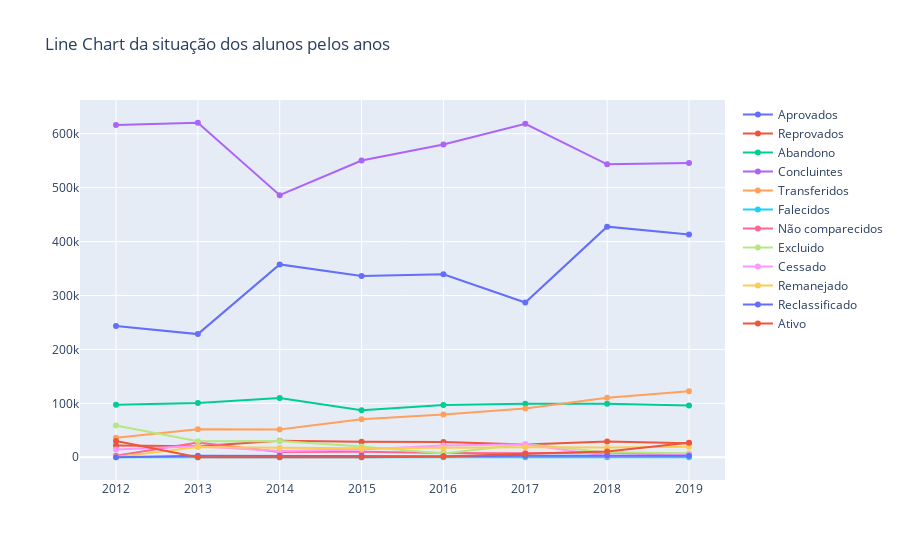

Notebook code for this chart:
### Code cell
columns = ['AN_LETIVO', 'SIT_AL_APROV', 'SIT_AL_REPROV', 'SIT_AL_ABAND', 'SIT_AL_CONCL', 'SIT_AL_TRANSF', 'SIT_AL_FALEC', 'SIT_AL_NCOM', 'SIT_AL_EXCL', 'SIT_AL_CES', 'SIT_AL_REMAN', 'SIT_AL_RECLAS', 'SIT_AL_ATIVO']
labels = ['Aprovados', 'Reprovados', 'Abandono', 'Concluintes', 'Transferidos', 'Falecidos', 'Não comparecidos', 'Excluido', 'Cessado', 'Remanejado', 'Reclassificado', 'Ativo']

df = pd.DataFrame(columns=columns)

df['AN_LETIVO'] = y['AN_LETIVO'].unique()

for column in columns[1:]:
    df[column] = list([np.sum(y.loc[y['AN_LETIVO'] == 2019][column]), np.sum(y.loc[y['AN_LETIVO'] == 2018][column]), np.sum(y.loc[y['AN_LETIVO'] == 2017][column]), np.sum(y.loc[y['AN_LETIVO'] == 2016][column]), np.sum(y.loc[y['AN_LETIVO'] == 2015][column]), np.sum(y.loc[y['AN_LETIVO'] == 2014][column]), np.sum(y.loc[y['AN_LETIVO'] == 2013][column]), np.sum(y.loc[y['AN_LETIVO'] == 2012][column])])

fig = go.Figure()
fig.update_layout(title='Line Chart da situação dos alunos pelos anos')
for i, column in enumerate(columns[1:]):
    fig.add_trace(go.Scatter(x=df["AN_LETIVO"], y=df[column], name=labels[i],
                        text=labels[i],
                        hoverinfo='text+y',
                        line_shape='linear'))
fig.show()

### Figure 1 — Plotly figure (JSON) as saved in the notebook; plotly's stock layout.template omitted (floating-point values rounded to 4 significant figures)
{"data": [{"hoverinfo": "text+y", "line": {"shape": "linear"}, "name": "Aprovados", "text": "Aprovados", "type": "scatter", "x": [2019, 2018, 2017, 2016, 2015, 2014, 2013, 2012], "y": [413079, 427675, 286997, 339176, 336083, 357688, 228435, 243528]}, {"hoverinfo": "text+y", "line": {"shape": "linear"}, "name": "Reprovados", "text": "Reprovados", "type": "scatter", "x": [2019, 2018, 2017, 2016, 2015, 2014, 2013, 2012], "y": [25877, 29410, 23687, 28351, 28642, 30788, 20453, 21974]}, {"hoverinfo": "text+y", "line": {"shape": "linear"}, "name": "Abandono", "text": "Abandono", "type": "scatter", "x": [2019, 2018, 2017, 2016, 2015, 2014, 2013, 2012], "y": [95939, 99153, 99470, 96781, 87118, 109910, 100547, 97621]}, {"hoverinfo": "text+y", "line": {"shape": "linear"}, "name": "Concluintes", "text": "Concluintes", "type": "scatter", "x": [2019, 2018, 2017, 2016, 2015, 2014, 2013, 2012], "y": [545677, 543220, 618281, 580115, 550346, 486061, 620358, 616182]}, {"hoverinfo": "text+y", "line": {"shape": "linear"}, "name": "Transferidos", "text": "Transferidos", "type": "scatter", "x": [2019, 2018, 2017, 2016, 2015, 2014, 2013, 2012], "y": [122435, 110392, 90490, 79252, 70340, 51504, 51977, 36348]}, {"hoverinfo": "text+y", "line": {"shape": "linear"}, "name": "Falecidos", "text": "Falecidos", "type": "scatter", "x": [2019, 2018, 2017, 2016, 2015, 2014, 2013, 2012], "y": [155, 198, 182, 165, 162, 143, 151, 152]}, {"hoverinfo": "text+y", "line": {"shape": "linear"}, "name": "Não comparecidos", "text": "Não comparecidos", "type": "scatter", "x": [2019, 2018, 2017, 2016, 2015, 2014, 2013, 2012], "y": [4773, 8657, 7436, 8023, 10124, 9860, 27373, 2890]}, {"hoverinfo": "text+y", "line": {"shape": "linear"}, "name": "Excluido", "text": "Excluido", "type": "scatter", "x": [2019, 2018, 2017, 2016, 2015, 2014, 2013, 2012], "y": [7335, 9082, 24603, 7169, 19740, 30354, 29886, 58753]}, {"hoverinfo": "text+y", "line": {"shape": "linear"}, "name": "Cessado", "text": "Cessado", "type": "scatter", "x": [2019, 2018, 2017, 2016, 2015, 2014, 2013, 2012], "y": [4715, 2522, 24351, 21941, 14354, 11603, 20427, 14270]}, {"hoverinfo": "text+y", "line": {"shape": "linear"}, "name": "Remanejado", "text": "Remanejado", "type": "scatter", "x": [2019, 2018, 2017, 2016, 2015, 2014, 2013, 2012], "y": [19560, 18229, 18538, 17249, 16731, 17790, 19165, 533]}, {"hoverinfo": "text+y", "line": {"shape": "linear"}, "name": "Reclassificado", "text": "Reclassificado", "type": "scatter", "x": [2019, 2018, 2017, 2016, 2015, 2014, 2013, 2012], "y": [3035, 3331, 2661, 1880, 2237, 2647, 2593, 33]}, {"hoverinfo": "text+y", "line": {"shape": "linear"}, "name": "Ativo", "text": "Ativo", "type": "scatter", "x": [2019, 2018, 2017, 2016, 2015, 2014, 2013, 2012], "y": [26823, 10898, 6502, 1434, 37, 164, 47, 30227]}], "layout": {"title": {"text": "Line Chart da situação dos alunos pelos anos"}}}
